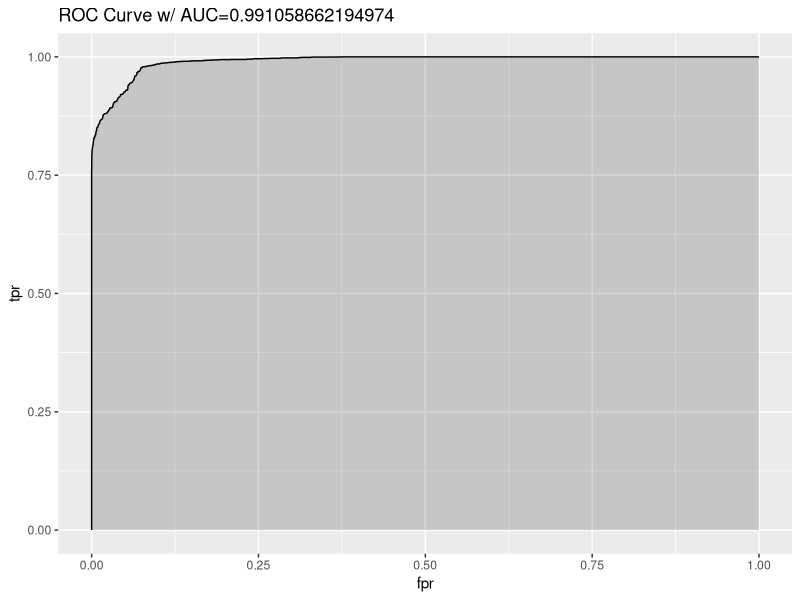

Recreate this plot in R.
library(ggplot2)
library(ROCR)
# create new column called "is_expensive" (true/false based on price > 2400)
diamonds$is_expensive <- diamonds$price > 2400
#create an uniform distrabution 
is_test <- runif(nrow(diamonds)) > 0.75
#try: 
#plot(runif(10000))

#create a training and testing set
train <- diamonds[is_test==FALSE,]
head(train)
test <- diamonds[is_test==TRUE,]
head(test)
#create a Fitting Generalized Linear Models
summary(fit <- glm(is_expensive ~ carat + cut + clarity, data=train))
#summary(fit <- glm(is_expensive ~ cut, data=train))

# do the prediction with the test data
prob <- predict(fit, newdata=test, type="response")
pred <- prediction(prob, test$is_expensive)
perf <- performance(pred, measure = "tpr", x.measure = "fpr")
# get the area under the curve (auc)
auc <- performance(pred, measure = "auc")
auc <- auc@y.values[[1]]

#plot, remember 1 is a perfect classification, .5 a guess, 0 just bad
roc.data <- data.frame(fpr=unlist(perf@x.values),tpr=unlist(perf@y.values),model="GLM")
ggplot(roc.data, aes(x=fpr, ymin=0, ymax=tpr)) +
    geom_ribbon(alpha=0.2) +
    geom_line(aes(y=tpr)) +
    ggtitle(paste0("ROC Curve w/ AUC=", auc))
